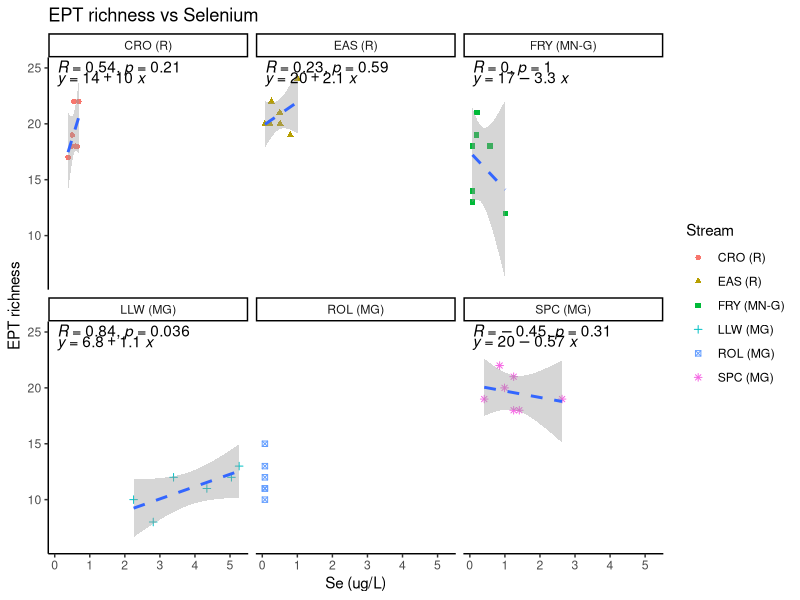
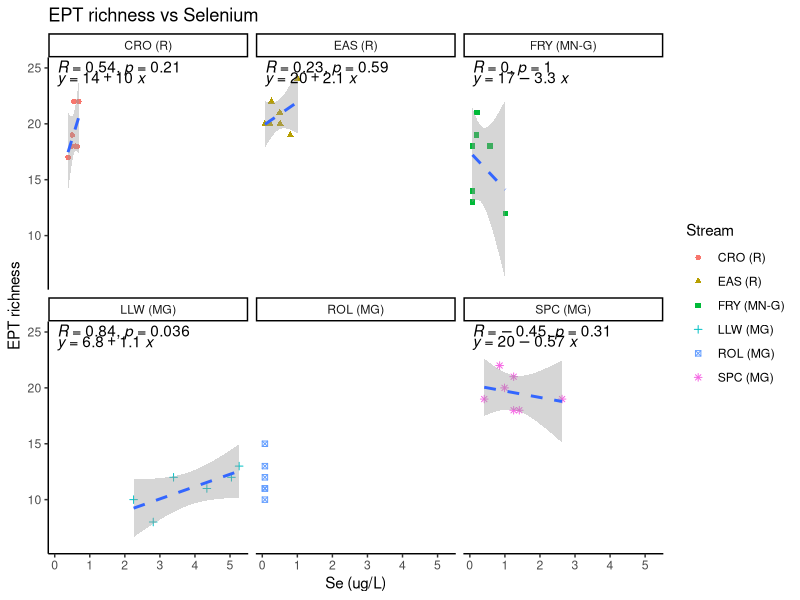

The R script that drew these images, in order: (Note: this script raises an error after producing the figures.)
# PART 1) Simple regression of main metrics known to differ between streams by stream
# Part 2) Determine which habitat and water chemistry metrics are correlated to which insect metrics using NMDS. One NMDS graph with vectors of water quality and habitat on-top of raw insect community data.
# PART 3) Step-wise multiple regression of habitat and water quality to community similarity

#PART 1: metrics of interest: bugs) E.rich, E.rich.less.B, %E less B, EPT.rich, SC.rich, %E
# shannon, total richness, %5 Dominant Taxa, predator richness, scraper richness; 
# Water) SC, Se, SO4:HCO3; Ca:Mg ; Habitat) watershed size, stream gradient, LCF

#install.packages("lmerTest")
library(lmerTest)
library(ggplot2)
library(ggpubr)
library(dplyr)

metrics <- read.csv("metrics.f21.csv")
chem <- read.csv("chem.f21-S22.csv")
chem <- chem %>%
  mutate("ratiocamg" = ca.mgl / mg.mgl) %>%
  mutate ("ratioso4hco3" = so4.mgl /hco3.mgl)
chem <- dplyr::filter(chem, season == "Fall") 
hab <- read.csv("habitatmaster.csv")
reg2 <- left_join(metrics, chem, by = "Site") 
reg2 <- left_join(reg2, hab, by = "Site")

# Top insect metrics: rich.SC, rich.EPT, rich.E.less.B, p5dom, Hshannon
# Top water quality metrics: sc.uScm, se.ugl, ca/mg, so4/hco3
# Top habitat metrics: LCF, avg.slope, avgembedd, pfines

EPTrichxse <- ggplot(reg2,aes(x=se.ugl, y=rich.EPT, group = Stream))+
  geom_point(aes(color=Stream, pch = Stream))+
  # geom_jitter() +
  stat_smooth(method = "lm", linetype = 2) +
  stat_cor(method = "spearman",
           label.y = 25) +
  stat_regline_equation(label.y = 24) + #label.y = 
  #ylim(0,8) +
  #xlim(0, 2500) +
  theme_classic(base_size = 15, )+
  xlab("Se (ug/L)") +
  ylab("EPT richness") +
  ggtitle("EPT richness vs Selenium")+
  theme(plot.title = element_text(hjust = 0.5, size = 15, face = "bold"))+
  facet_wrap("Stream") +
  theme(legend.position = "none") +
  theme_classic()
EPTrichxse


#set size and save plot as png
png("EPTrichxse.png", width = 900, height = 450)
plot(EPTrichxse)
dev.off()

#create correlation matrix


#PART 2 
#install.packages("glmulti")
#library(glmulti)
library(dplyr)
library(car)

# prepare data to be used
sim <- read.csv("Similarity.f21.csv")
sim <- sim %>% filter(START %in% c("CRO-1", "EAS-1", "LLW-1", "ROL-1", "SPC-1", "FRY-2")) %>%
  filter(END != "FRY-1") %>%
  filter(END != "SPC-6") %>%
  filter(END != "FRY-8")
chem <- read.csv("chem.f21-S22.csv")
chem <- filter( chem, season == "Fall") 
multireg <- left_join(sim, chem, by = c("END" = "site.id")) 
multireg <- select(multireg, -c(1:5, 8:12, 28, 46:54))

which(is.na(multireg))

library(lme4)

#define intercept-only model
intercept_only <- lm( SIM ~ 1, data=multireg)
summary(intercept_only)

#define model with all predictors
colnames(multireg)
all <- lm(SIM ~ temp.C + hardness.mgl + no2no3.n.mgl + so4.mgl + k.mgl + ti.ugl +
            mn.ugl + zn.ugl + dis.simm + sc.uScm + tn.mgl + ortho.po4.p.mgl + hco3.mgl 
          + ca.mgl + v.ugl + co.ugl + as.ugl +do.mgl + ac.uScm + tp.mgl + npoc.mgl + 
            na.mgl + li.ugl + ph + alkalinity.mgl + nh3.n.mgl +
            cl.mgl + mg.mgl + al.ugl + se.ugl + fe.ugl + cu.ugl, data=multireg)
summary(all)
plot(all)

#perform forward stepwise regression
forward <- step(intercept_only, direction='forward', scope=formula(all), trace=0)
plot(forward)
#view results of forward stepwise regression
forward$anova
